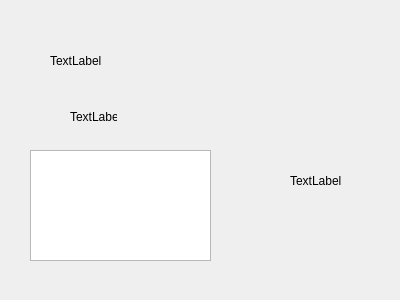
<?xml version="1.0" encoding="UTF-8"?>
<ui version="4.0">
 <class>DetailsSauvegarde</class>
 <widget class="QWidget" name="DetailsSauvegarde">
  <property name="geometry">
   <rect>
    <x>0</x>
    <y>0</y>
    <width>400</width>
    <height>300</height>
   </rect>
  </property>
  <property name="windowTitle">
   <string>Form</string>
  </property>
  <widget class="QTreeView" name="treeView">
   <property name="geometry">
    <rect>
     <x>30</x>
     <y>150</y>
     <width>181</width>
     <height>111</height>
    </rect>
   </property>
  </widget>
  <widget class="QLabel" name="label">
   <property name="geometry">
    <rect>
     <x>50</x>
     <y>50</y>
     <width>71</width>
     <height>21</height>
    </rect>
   </property>
   <property name="text">
    <string>TextLabel</string>
   </property>
  </widget>
  <widget class="QLabel" name="label_2">
   <property name="geometry">
    <rect>
     <x>290</x>
     <y>170</y>
     <width>51</width>
     <height>21</height>
    </rect>
   </property>
   <property name="text">
    <string>TextLabel</string>
   </property>
  </widget>
  <widget class="QLabel" name="label_3">
   <property name="geometry">
    <rect>
     <x>70</x>
     <y>110</y>
     <width>47</width>
     <height>13</height>
    </rect>
   </property>
   <property name="text">
    <string>TextLabel</string>
   </property>
  </widget>
 </widget>
 <resources/>
 <connections/>
</ui>
